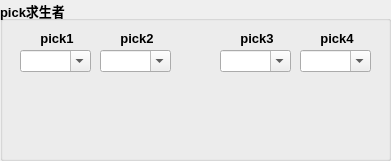
  <widget class="QGroupBox" name="groupBox_5">
   <property name="geometry">
    <rect>
     <x>30</x>
     <y>370</y>
     <width>391</width>
     <height>161</height>
    </rect>
   </property>
   <property name="font">
    <font>
     <family>Arial</family>
     <pointsize>10</pointsize>
     <weight>75</weight>
     <bold>true</bold>
    </font>
   </property>
   <property name="title">
    <string>pick求生者</string>
   </property>
   <widget class="QComboBox" name="cBoxSurPick1">
    <property name="geometry">
     <rect>
      <x>20</x>
      <y>50</y>
      <width>71</width>
      <height>22</height>
     </rect>
    </property>
    <property name="editable">
     <bool>true</bool>
    </property>
   </widget>
   <widget class="QLabel" name="label_12">
    <property name="geometry">
     <rect>
      <x>30</x>
      <y>30</y>
      <width>54</width>
      <height>16</height>
     </rect>
    </property>
    <property name="text">
     <string>pick1</string>
    </property>
    <property name="alignment">
     <set>Qt::AlignCenter</set>
    </property>
    <property name="buddy">
     <cstring>cBoxSurPick1</cstring>
    </property>
   </widget>
   <widget class="QLabel" name="labSurPick1Pic">
    <property name="geometry">
     <rect>
      <x>20</x>
      <y>80</y>
      <width>70</width>
      <height>70</height>
     </rect>
    </property>
    <property name="text">
     <string/>
    </property>
   </widget>
   <widget class="QLabel" name="label_13">
    <property name="geometry">
     <rect>
      <x>110</x>
      <y>30</y>
      <width>54</width>
      <height>16</height>
     </rect>
    </property>
    <property name="text">
     <string>pick2</string>
    </property>
    <property name="alignment">
     <set>Qt::AlignCenter</set>
    </property>
    <property name="buddy">
     <cstring>cBoxSurPick2</cstring>
    </property>
   </widget>
   <widget class="QComboBox" name="cBoxSurPick2">
    <property name="geometry">
     <rect>
      <x>100</x>
      <y>50</y>
      <width>71</width>
      <height>22</height>
     </rect>
    </property>
    <property name="editable">
     <bool>true</bool>
    </property>
   </widget>
   <widget class="QLabel" name="labSurPick2Pic">
    <property name="geometry">
     <rect>
      <x>100</x>
      <y>80</y>
      <width>70</width>
      <height>70</height>
     </rect>
    </property>
    <property name="text">
     <string/>
    </property>
   </widget>
   <widget class="QLabel" name="label_14">
    <property name="geometry">
     <rect>
      <x>230</x>
      <y>30</y>
      <width>54</width>
      <height>16</height>
     </rect>
    </property>
    <property name="text">
     <string>pick3</string>
    </property>
    <property name="alignment">
     <set>Qt::AlignCenter</set>
    </property>
    <property name="buddy">
     <cstring>cBoxSurPick3</cstring>
    </property>
   </widget>
   <widget class="QComboBox" name="cBoxSurPick3">
    <property name="geometry">
     <rect>
      <x>220</x>
      <y>50</y>
      <width>71</width>
      <height>22</height>
     </rect>
    </property>
    <property name="editable">
     <bool>true</bool>
    </property>
   </widget>
   <widget class="QLabel" name="labSurPick3Pic">
    <property name="geometry">
     <rect>
      <x>220</x>
      <y>80</y>
      <width>70</width>
      <height>70</height>
     </rect>
    </property>
    <property name="text">
     <string/>
    </property>
   </widget>
   <widget class="QLabel" name="label_15">
    <property name="geometry">
     <rect>
      <x>310</x>
      <y>30</y>
      <width>54</width>
      <height>16</height>
     </rect>
    </property>
    <property name="text">
     <string>pick4</string>
    </property>
    <property name="alignment">
     <set>Qt::AlignCenter</set>
    </property>
    <property name="buddy">
     <cstring>cBoxSurPick4</cstring>
    </property>
   </widget>
   <widget class="QComboBox" name="cBoxSurPick4">
    <property name="geometry">
     <rect>
      <x>300</x>
      <y>50</y>
      <width>71</width>
      <height>22</height>
     </rect>
    </property>
    <property name="editable">
     <bool>true</bool>
    </property>
   </widget>
   <widget class="QLabel" name="labSurPick4Pic">
    <property name="geometry">
     <rect>
      <x>300</x>
      <y>80</y>
      <width>70</width>
      <height>70</height>
     </rect>
    </property>
    <property name="text">
     <string/>
    </property>
   </widget>
  </widget>
